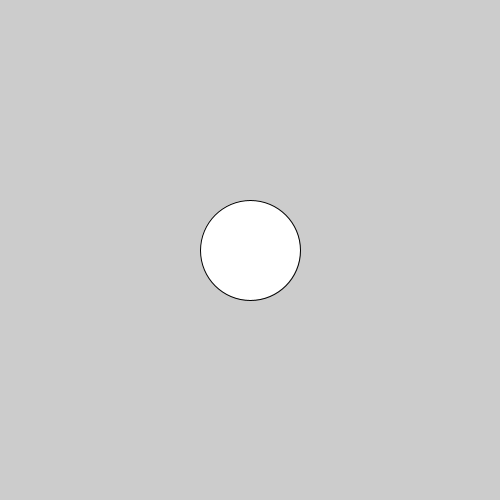
Frame 1 (no input)
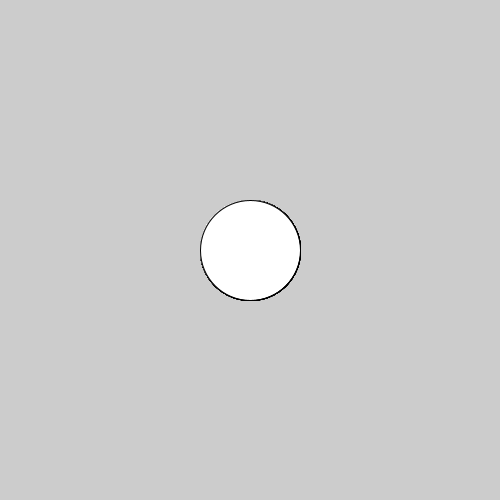
Frame 60 (the mouse pressed at the canvas centre just before this capture)
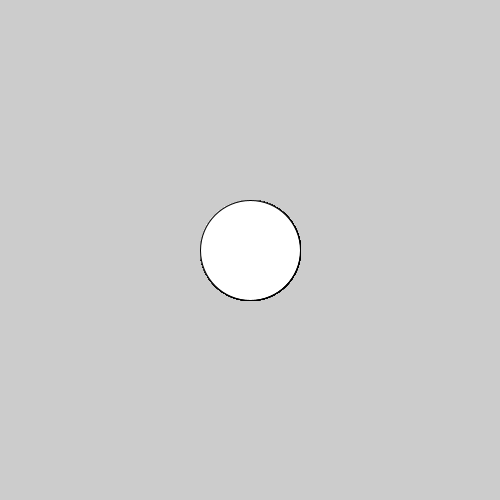
Frame 120 (the mouse held since frame 60 and released just before this capture)

The Processing sketch that drew these frames (run headless with seeded random() and noise(); from frame 60 on, the mouse is pressed at the canvas centre):

// Processing sketch: ej_00_primera_elipse
// ── ej_00_primera_elipse.pde
// ej_00_primera_elipse
// por montoyamoraga
// para Academia Sinestesia
// Programa de Medios Interactivos 2022
// v0.0.1 julio 2022
// hecho con Processing 4.0b8

// setup() corre al principio, una vez
void setup() {
  
  // lienzo ancho 500 y alto 500
  size(500, 500);
}

// draw() ocurre despues de setup(), en bucle
void draw() {

  // elipse en posicion (250, 250)
  // con ancho 100 y alto 100
  ellipse(250, 250, 100, 100);
}
